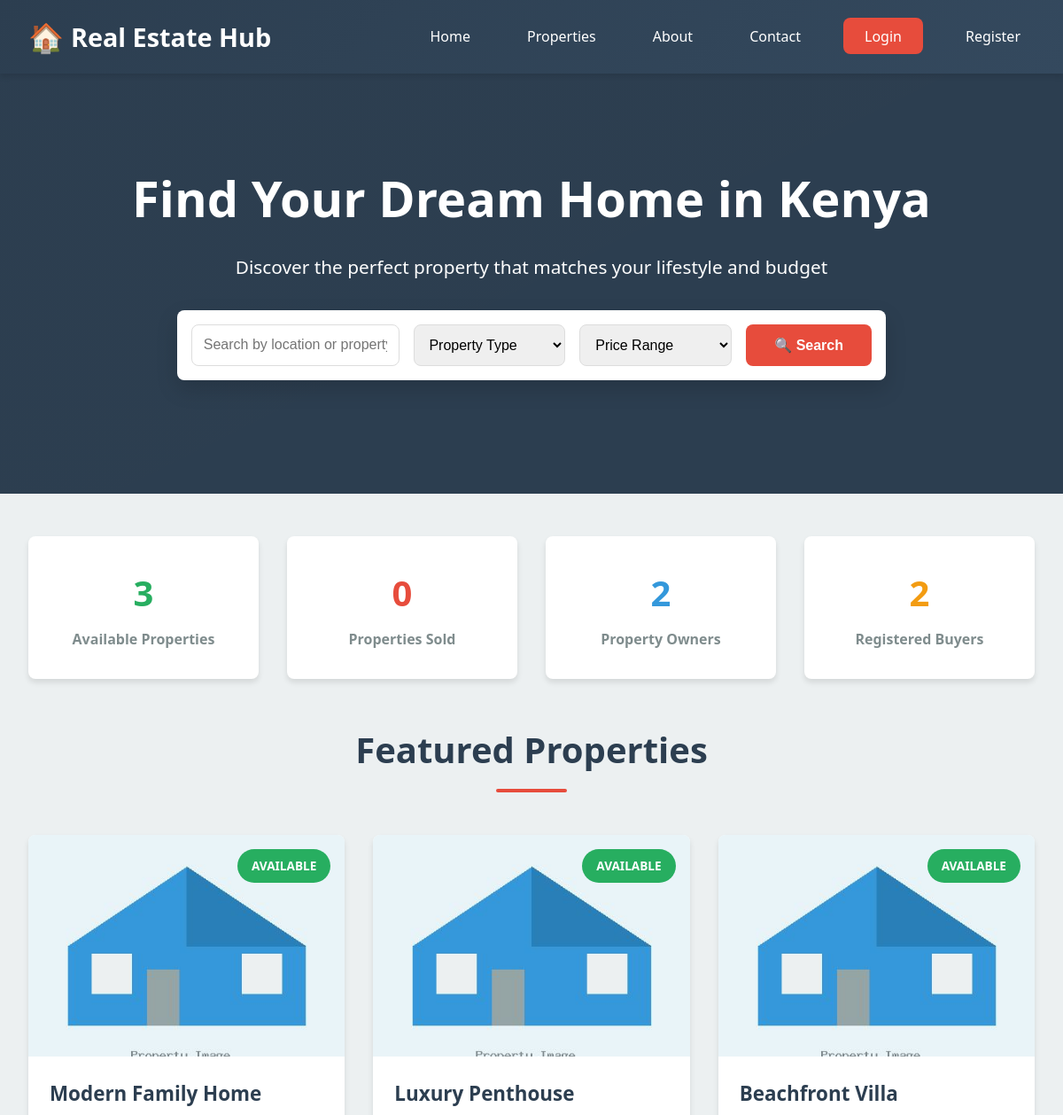
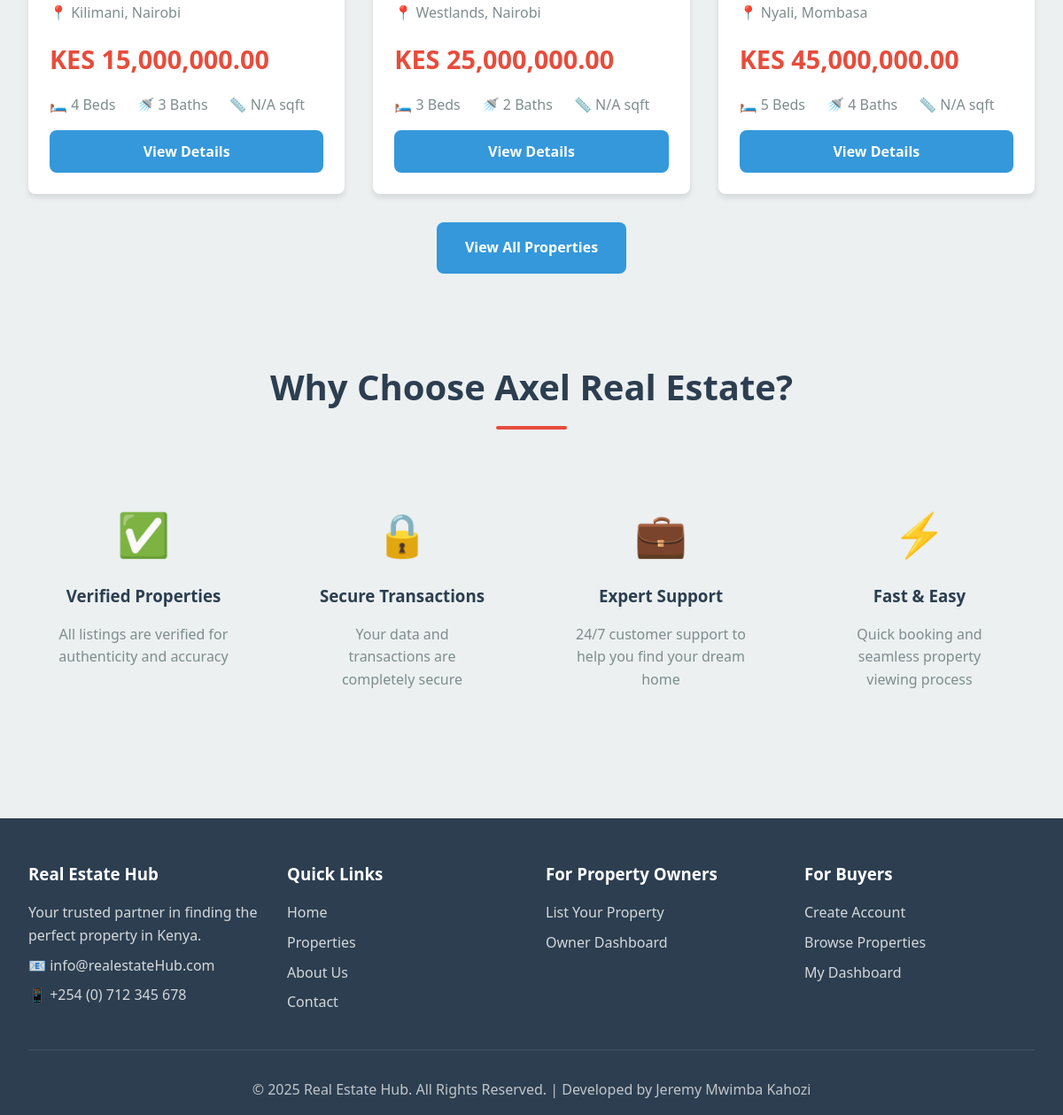
The page / on the database its author committed (2 pictures, top to bottom).
### tables this page shows
CREATE TABLE IF NOT EXISTS properties (
    property_id INT PRIMARY KEY AUTO_INCREMENT,
    owner_id INT NOT NULL,
    property_name VARCHAR(200) NOT NULL,
    property_type ENUM('House', 'Apartment', 'Villa', 'Land', 'Commercial') NOT NULL,
    description TEXT,
    price DECIMAL(15, 2) NOT NULL,
    location VARCHAR(200) NOT NULL,
    city VARCHAR(100) NOT NULL,
    state VARCHAR(100),
    zip_code VARCHAR(20),
    bedrooms INT,
    bathrooms INT,
    area_sqft INT,
    year_built INT,
    amenities TEXT,
    image_path VARCHAR(255),
    status ENUM('Available', 'Sold', 'Pending') DEFAULT 'Available',
    created_at TIMESTAMP DEFAULT CURRENT_TIMESTAMP,
    updated_at TIMESTAMP DEFAULT CURRENT_TIMESTAMP ON UPDATE CURRENT_TIMESTAMP,
    FOREIGN KEY (owner_id) REFERENCES owners(owner_id) ON DELETE CASCADE
);

### index.php (the view, shortened to what this page needs)
<?php
require_once 'includes/config.php';
$featured_query = "SELECT p.*, o.name as owner_name, o.mobile_no as owner_phone
                   FROM properties p
                   JOIN owners o ON p.owner_id = o.owner_id
                   WHERE p.status = 'Available'
                   ORDER BY p.created_at DESC
                   LIMIT 6";
$featured_result = $conn->query($featured_query);
$stats_query = "SELECT
                (SELECT COUNT(*) FROM properties WHERE status='Available') as available,
                (SELECT COUNT(*) FROM properties WHERE status='Sold') as sold,
                (SELECT COUNT(*) FROM owners) as owners,
                (SELECT COUNT(*) FROM buyers) as buyers";
$stats = $conn->query($stats_query)->fetch_assoc();
?>
<!DOCTYPE html>
<html lang="en">
<head>
    <link rel="stylesheet" href="assets/css/style.css">
</head>
<body>
    <nav class="navbar">
        <div class="nav-container">
            <a href="index.php" class="logo">
                <span class="logo-icon">🏠</span>
                <span><?php echo SITE_NAME; ?></span>
            </a>
            <ul class="nav-menu">
                <li><a href="index.php">Home</a></li>
                <li><a href="properties.php">Properties</a></li>
                <li><a href="about.php">About</a></li>
                <li><a href="contact.php">Contact</a></li>
                <?php if(isset($_SESSION['buyer_id'])): ?>
                    <li><a href="buyer-dashboard.php">Dashboard</a></li>
                    <li><a href="logout.php">Logout</a></li>
                <?php elseif(isset($_SESSION['owner_id'])): ?>
                    <li><a href="owner-dashboard.php">Dashboard</a></li>
                    <li><a href="logout.php">Logout</a></li>
                <?php else: ?>
                    <li><a href="login.php" class="btn-primary">Login</a></li>
                    <li><a href="register.php">Register</a></li>
                <?php endif; ?>
            </ul>
        </div>
    </nav>
    <section class="hero">
        <h1>Find Your Dream Home in Kenya</h1>
        <p>Discover the perfect property that matches your lifestyle and budget</p>
        <form action="properties.php" method="GET" class="search-box">
            <input type="text" name="search" placeholder="Search by location or property name...">
            <select name="type">
                <option value="">Property Type</option>
            </select>
            <select name="price">
                <option value="">Price Range</option>
            </select>
            <button type="submit">🔍 Search</button>
        </form>
    </section>
    <section class="container">
        <div style="display: grid; grid-template-columns: repeat(auto-fit, minmax(200px, 1fr)); gap: 2rem; text-align: center; margin-bottom: 3rem;">
            <div style="background: white; padding: 2rem; border-radius: 8px; box-shadow: 0 4px 6px rgba(0,0,0,0.1);">
                <h3 style="font-size: 2.5rem; color: #27AE60; margin-bottom: 0.5rem;"><?php echo $stats['available']; ?></h3>
                <p style="color: #7F8C8D; font-weight: 600;">Available Properties</p>
            </div>
            <div style="background: white; padding: 2rem; border-radius: 8px; box-shadow: 0 4px 6px rgba(0,0,0,0.1);">
                <h3 style="font-size: 2.5rem; color: #E74C3C; margin-bottom: 0.5rem;"><?php echo $stats['sold']; ?></h3>
                <p style="color: #7F8C8D; font-weight: 600;">Properties Sold</p>
            </div>
            <div style="background: white; padding: 2rem; border-radius: 8px; box-shadow: 0 4px 6px rgba(0,0,0,0.1);">
                <h3 style="font-size: 2.5rem; color: #3498DB; margin-bottom: 0.5rem;"><?php echo $stats['owners']; ?></h3>
                <p style="color: #7F8C8D; font-weight: 600;">Property Owners</p>
            </div>
            <div style="background: white; padding: 2rem; border-radius: 8px; box-shadow: 0 4px 6px rgba(0,0,0,0.1);">
                <h3 style="font-size: 2.5rem; color: #F39C12; margin-bottom: 0.5rem;"><?php echo $stats['buyers']; ?></h3>
                <p style="color: #7F8C8D; font-weight: 600;">Registered Buyers</p>
            </div>
        </div>
        <h2 class="section-title">Featured Properties</h2>
        <div class="properties-grid">
            <?php if($featured_result->num_rows > 0): ?>
                <?php while($property = $featured_result->fetch_assoc()): ?>
                    <div class="property-card">
                        <div class="property-image">
                            <?php
                            $image = !empty($property['image1']) ? 'uploads/properties/' . $property['image1'] : 'assets/images/default-property.jpg';
                            ?>
                            <img src="<?php echo $image; ?>" alt="<?php echo htmlspecialchars($property['property_name']); ?>">
                            <span class="property-status status-<?php echo strtolower($property['status']); ?>">
                                <?php echo $property['status']; ?>
                            </span>
                        </div>
                        <div class="property-content">
                            <h3 class="property-title"><?php echo htmlspecialchars($property['property_name']); ?></h3>
                            <p class="property-location">
                                📍 <?php echo htmlspecialchars($property['location'] . ', ' . $property['city']); ?>
                            </p>
                            <p class="property-price">KES <?php echo number_format($property['price'], 2); ?></p>
                            <div class="property-features">
                                <span>🛏️ <?php echo isset($property['bedrooms']) ? $property['bedrooms'] : 'N/A'; ?> Beds</span>
                                <span>🚿 <?php echo isset($property['bathrooms']) ? $property['bathrooms'] : 'N/A'; ?> Baths</span>
                                <span>📏 <?php echo isset($property['square_feet']) ? number_format($property['square_feet']) : 'N/A'; ?> sqft</span>
                            </div>
                            <div class="property-actions">
                                <a href="property-details.php?id=<?php echo $property['property_id']; ?>" class="btn btn-primary">View Details</a>
                            </div>
                        </div>
                    </div>
                <?php endwhile; ?>
            <?php else: ?>
                <p class="text-center" style="grid-column: 1/-1;">No properties available at the moment.</p>
            <?php endif; ?>
        </div>
        <div class="text-center mt-2">
            <a href="properties.php" class="btn btn-primary" style="display: inline-block; padding: 1rem 2rem;">View All Properties</a>
        </div>
    </section>
    <section class="container">
        <h2 class="section-title">Why Choose Axel Real Estate?</h2>
        <div style="display: grid; grid-template-columns: repeat(auto-fit, minmax(250px, 1fr)); gap: 2rem;">
            <div style="text-align: center; padding: 2rem;">
                <div style="font-size: 3rem; margin-bottom: 1rem;">✅</div>
                <h3 style="margin-bottom: 1rem; color: #2C3E50;">Verified Properties</h3>
                <p style="color: #7F8C8D;">All listings are verified for authenticity and accuracy</p>
            </div>
            <div style="text-align: center; padding: 2rem;">
                <div style="font-size: 3rem; margin-bottom: 1rem;">🔒</div>
                <h3 style="margin-bottom: 1rem; color: #2C3E50;">Secure Transactions</h3>
                <p style="color: #7F8C8D;">Your data and transactions are completely secure</p>
            </div>
            <div style="text-align: center; padding: 2rem;">
                <div style="font-size: 3rem; margin-bottom: 1rem;">💼</div>
                <h3 style="margin-bottom: 1rem; color: #2C3E50;">Expert Support</h3>
                <p style="color: #7F8C8D;">24/7 customer support to help you find your dream home</p>
            </div>
            <div style="text-align: center; padding: 2rem;">
                <div style="font-size: 3rem; margin-bottom: 1rem;">⚡</div>
                <h3 style="margin-bottom: 1rem; color: #2C3E50;">Fast & Easy</h3>
                <p style="color: #7F8C8D;">Quick booking and seamless property viewing process</p>
            </div>
        </div>
    </section>
    <footer class="footer">
        <div class="footer-content">
            <div class="footer-section">
                <h3><?php echo SITE_NAME; ?></h3>
                <p>Your trusted partner in finding the perfect property in Kenya.</p>
                <p>📧 <?php echo SITE_EMAIL; ?></p>
                <p>📱 <?php echo SITE_PHONE; ?></p>
            </div>
            <div class="footer-section">
                <h3>Quick Links</h3>
                <p><a href="index.php">Home</a></p>
                <p><a href="properties.php">Properties</a></p>
                <p><a href="about.php">About Us</a></p>
                <p><a href="contact.php">Contact</a></p>
            </div>
            <div class="footer-section">
                <h3>For Property Owners</h3>
                <p><a href="register.php?type=owner">List Your Property</a></p>
                <p><a href="owner-dashboard.php">Owner Dashboard</a></p>
            </div>
            <div class="footer-section">
                <h3>For Buyers</h3>
                <p><a href="register.php?type=buyer">Create Account</a></p>
                <p><a href="properties.php">Browse Properties</a></p>
                <p><a href="buyer-dashboard.php">My Dashboard</a></p>
            </div>
        </div>
        <div class="footer-bottom">
            <p>&copy; 2025 <?php echo SITE_NAME; ?>. All Rights Reserved. | Developed by Jeremy Mwimba Kahozi</p>
        </div>
    </footer>
</body>
</html>

### rows shown on the page
properties: status "AVAILABLE", property_name "Modern Family Home", location+city "Kilimani, Nairobi", price "15,000,000.00", bedrooms "4", bathrooms "3"
properties: status "AVAILABLE", property_name "Luxury Penthouse", location+city "Westlands, Nairobi", price "25,000,000.00", bedrooms "3", bathrooms "2"
properties: status "AVAILABLE", property_name "Beachfront Villa", location+city "Nyali, Mombasa", price "45,000,000.00", bedrooms "5", bathrooms "4"

### other values the page prints
SITE_NAME "Real Estate Hub"
$stats['available'] "3"
$stats['sold'] "0"
$stats['owners'] "2"
$stats['buyers'] "2"
SITE_EMAIL "info@realestateHub.com"
SITE_PHONE "+254 (0) 712 345 678"
